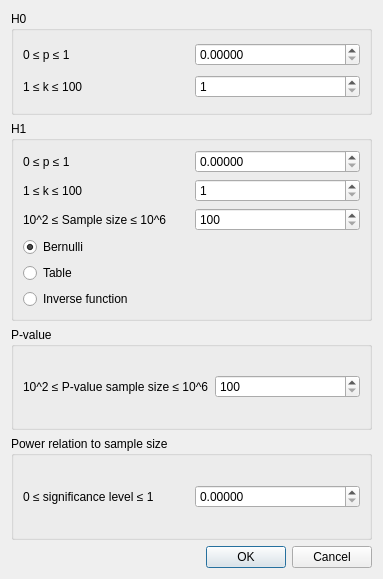
<?xml version="1.0" encoding="UTF-8"?>
<ui version="4.0">
 <class>Dialog</class>
 <widget class="QDialog" name="Dialog">
  <property name="geometry">
   <rect>
    <x>0</x>
    <y>0</y>
    <width>383</width>
    <height>579</height>
   </rect>
  </property>
  <property name="windowTitle">
   <string>Dialog</string>
  </property>
  <layout class="QVBoxLayout" name="verticalLayout_2">
   <item>
    <widget class="QGroupBox" name="H0">
     <property name="enabled">
      <bool>true</bool>
     </property>
     <property name="title">
      <string>H0</string>
     </property>
     <layout class="QGridLayout" name="gridLayout_3">
      <item row="0" column="1">
       <widget class="QDoubleSpinBox" name="H0_input_p">
        <property name="decimals">
         <number>5</number>
        </property>
        <property name="maximum">
         <double>999999.989999999990687</double>
        </property>
        <property name="singleStep">
         <double>0.010000000000000</double>
        </property>
       </widget>
      </item>
      <item row="1" column="1">
       <widget class="QSpinBox" name="H0_input_k">
        <property name="minimum">
         <number>1</number>
        </property>
        <property name="maximum">
         <number>100</number>
        </property>
       </widget>
      </item>
      <item row="0" column="0">
       <widget class="QLabel" name="H0_label_p">
        <property name="text">
         <string>0 ≤ p ≤ 1</string>
        </property>
       </widget>
      </item>
      <item row="1" column="0">
       <widget class="QLabel" name="H0_label_k">
        <property name="text">
         <string>1 ≤ k ≤ 100</string>
        </property>
       </widget>
      </item>
     </layout>
    </widget>
   </item>
   <item>
    <widget class="QGroupBox" name="H1">
     <property name="title">
      <string>H1</string>
     </property>
     <layout class="QGridLayout" name="gridLayout">
      <item row="2" column="1">
       <widget class="QSpinBox" name="H1_input_sample_size">
        <property name="minimum">
         <number>100</number>
        </property>
        <property name="maximum">
         <number>1000000</number>
        </property>
        <property name="singleStep">
         <number>100</number>
        </property>
       </widget>
      </item>
      <item row="3" column="0">
       <widget class="QRadioButton" name="H1_radio_Bernulli">
        <property name="text">
         <string>Bernulli</string>
        </property>
        <property name="checked">
         <bool>true</bool>
        </property>
        <attribute name="buttonGroup">
         <string notr="true">method</string>
        </attribute>
       </widget>
      </item>
      <item row="4" column="0">
       <widget class="QRadioButton" name="H1_radio_Table">
        <property name="text">
         <string>Table</string>
        </property>
        <attribute name="buttonGroup">
         <string notr="true">method</string>
        </attribute>
       </widget>
      </item>
      <item row="1" column="1">
       <widget class="QSpinBox" name="H1_input_k">
        <property name="minimum">
         <number>1</number>
        </property>
        <property name="maximum">
         <number>100</number>
        </property>
       </widget>
      </item>
      <item row="0" column="0">
       <widget class="QLabel" name="H1_label_p">
        <property name="text">
         <string>0 ≤ p ≤ 1</string>
        </property>
       </widget>
      </item>
      <item row="0" column="1">
       <widget class="QDoubleSpinBox" name="H1_input_p">
        <property name="decimals">
         <number>5</number>
        </property>
        <property name="maximum">
         <double>999999.989999999990687</double>
        </property>
        <property name="singleStep">
         <double>0.010000000000000</double>
        </property>
       </widget>
      </item>
      <item row="1" column="0">
       <widget class="QLabel" name="H1_label_k">
        <property name="text">
         <string>1 ≤ k ≤ 100</string>
        </property>
       </widget>
      </item>
      <item row="2" column="0">
       <widget class="QLabel" name="H1_label_sample_size">
        <property name="sizePolicy">
         <sizepolicy hsizetype="Preferred" vsizetype="Preferred">
          <horstretch>0</horstretch>
          <verstretch>0</verstretch>
         </sizepolicy>
        </property>
        <property name="text">
         <string>10^2 ≤ Sample size ≤ 10^6</string>
        </property>
       </widget>
      </item>
      <item row="5" column="0">
       <widget class="QRadioButton" name="H1_radio_Inverse">
        <property name="text">
         <string>Inverse function</string>
        </property>
        <attribute name="buttonGroup">
         <string notr="true">method</string>
        </attribute>
       </widget>
      </item>
     </layout>
    </widget>
   </item>
   <item>
    <widget class="QGroupBox" name="Pvalue">
     <property name="title">
      <string>P-value</string>
     </property>
     <layout class="QGridLayout" name="gridLayout_4">
      <item row="0" column="0">
       <widget class="QLabel" name="P_label_sample_size">
        <property name="text">
         <string>10^2 ≤ P-value sample size ≤ 10^6</string>
        </property>
       </widget>
      </item>
      <item row="0" column="1">
       <widget class="QSpinBox" name="P_input_sample_size">
        <property name="minimum">
         <number>100</number>
        </property>
        <property name="maximum">
         <number>1000000</number>
        </property>
        <property name="singleStep">
         <number>100</number>
        </property>
       </widget>
      </item>
     </layout>
    </widget>
   </item>
   <item>
    <widget class="QGroupBox" name="Power">
     <property name="title">
      <string>Power relation to sample size</string>
     </property>
     <layout class="QGridLayout" name="gridLayout_2">
      <item row="0" column="1">
       <widget class="QDoubleSpinBox" name="Power_input_significance_level">
        <property name="decimals">
         <number>5</number>
        </property>
        <property name="maximum">
         <double>999999.989999999990687</double>
        </property>
       </widget>
      </item>
      <item row="0" column="0">
       <widget class="QLabel" name="Power_label_significance_level">
        <property name="text">
         <string>0 ≤ significance level ≤ 1</string>
        </property>
       </widget>
      </item>
     </layout>
    </widget>
   </item>
   <item>
    <widget class="QDialogButtonBox" name="buttonBox">
     <property name="orientation">
      <enum>Qt::Horizontal</enum>
     </property>
     <property name="standardButtons">
      <set>QDialogButtonBox::Cancel|QDialogButtonBox::Ok</set>
     </property>
    </widget>
   </item>
  </layout>
 </widget>
 <tabstops>
  <tabstop>H0_input_p</tabstop>
  <tabstop>H0_input_k</tabstop>
  <tabstop>H1_input_p</tabstop>
  <tabstop>H1_input_k</tabstop>
  <tabstop>H1_input_sample_size</tabstop>
 </tabstops>
 <resources/>
 <connections>
  <connection>
   <sender>buttonBox</sender>
   <signal>accepted()</signal>
   <receiver>Dialog</receiver>
   <slot>accept()</slot>
   <hints>
    <hint type="sourcelabel">
     <x>224</x>
     <y>704</y>
    </hint>
    <hint type="destinationlabel">
     <x>157</x>
     <y>274</y>
    </hint>
   </hints>
  </connection>
  <connection>
   <sender>buttonBox</sender>
   <signal>rejected()</signal>
   <receiver>Dialog</receiver>
   <slot>reject()</slot>
   <hints>
    <hint type="sourcelabel">
     <x>224</x>
     <y>704</y>
    </hint>
    <hint type="destinationlabel">
     <x>224</x>
     <y>274</y>
    </hint>
   </hints>
  </connection>
 </connections>
 <buttongroups>
  <buttongroup name="method"/>
 </buttongroups>
</ui>
